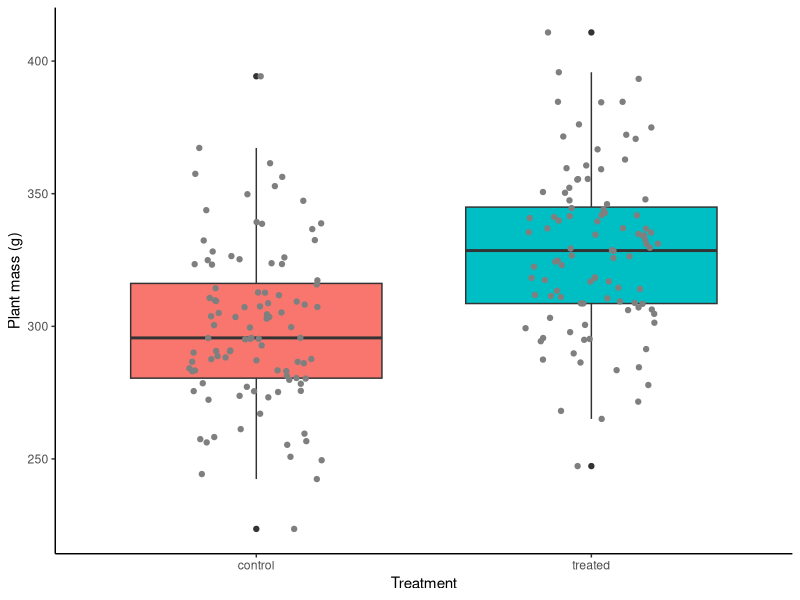
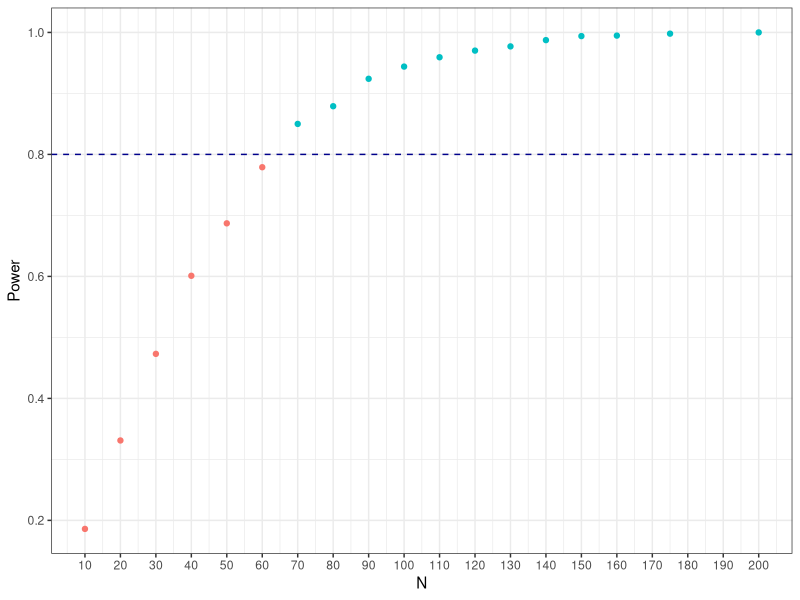

Here is the R script that generated these plots, in order:
## ---- chunk 1
knitr::opts_chunk$set(message=FALSE,warning=FALSE)
## ---- chunk 2
library(tidyverse)
library(cowplot) # for nice looking figures
library(pwr)
## ---- chunk 3
N<-100
delta<-0.1 # ie 10% ie the mean of the treatment population is 10% greater than that of the control population

m1<-300
sd1<-30
m2<-(1+delta)*m1
sd2<-sd1

untreated<-rnorm(N,m1,sd1) # the control sample
treated<-rnorm(N,m2,sd2) # the treated sample

trial_data<-tibble(control=untreated,treated=treated) %>% # this will give us an untidy data set!
  pivot_longer(1:2,names_to="treatment",values_to="mass") # so we tidy it

trial_data %>%
  ggplot(aes(x=treatment,y=mass,fill=treatment),alpha=0.4) +
  geom_boxplot() +
  geom_jitter(colour="gray50",width=0.2) +
  labs(x="Treatment",
       y="Plant mass (g)") +
  theme_classic() +
  theme(legend.position="none")
## ---- chunk 4
t.test(mass~treatment,data=trial_data)$p.value
## ---- chunk 5
effect_detected<-function(m1,sd1,delta,N,alpha){
  pop1<-rnorm(N,m1,sd1)
  pop2<-rnorm(N,m1*(1+delta),sd1)
  return(t.test(pop1,pop2)$p.value<alpha)
}
## ---- chunk 6
# Warning: this chunk takes a while if you use more than around 1000 trials .
trials<-10000
m1<-300
sd1<-30 # population standard deviation
delta<-0.03 # effect size where, for example, 0.05 means that the effect is 5% the size of the control mean
N<-100 # sample size
alpha<-0.05 # chosen significance level
trial_results<-replicate(trials,effect_detected(m1,sd1,delta,N,alpha))
power<-mean(trial_results)
power
## ---- chunk 7
# these are data from using an effect size of 0.05, m1=300,sd1=30, alpha=0.05
Ns<-c(10,20,30,40,50,60,70,80,90,100,110, 120,130,140,150,160,175,200)
powers<-c(0.186,0.331,0.473,0.601,0.687,0.779,0.85,0.879,0.924,0.944,0.9593,0.9702,0.9771,0.9874,0.994,0.9948, 0.998,1)
## ---- chunk 8
tibble(N=Ns,Power=powers) %>%
  mutate(ok=Power>0.8) %>%
  ggplot(aes(x=N,y=Power,colour=ok)) +
  geom_point() +
  scale_x_continuous(breaks=seq(0,200,10)) +
  scale_y_continuous(breaks=seq(0,1,0.2)) +
  geom_hline(yintercept=0.8,linetype="dashed",colour="darkblue") +
  theme_bw() +
  theme(legend.position="none")
## ---- chunk 9
n1<-8
n2<-8
sd1<-20
sd2<-20
deltam1m2<-30
alpha<-0.05

psd<-sqrt( ( (n1-1)*sd1^2 + (n2-1)*sd2^2 ) / (n1 +n2 - 2) ) # pooled standard deviation (psd).

d<-deltam1m2 / psd # Cohen's d: difference between the means divided by the psd

pwr.t2n.test(n1=n1,n2=n2,d=d)
## ---- chunk 10
pwr.t.test(n=100,d=9/30,sig.level=0.05,type="two.sample")
